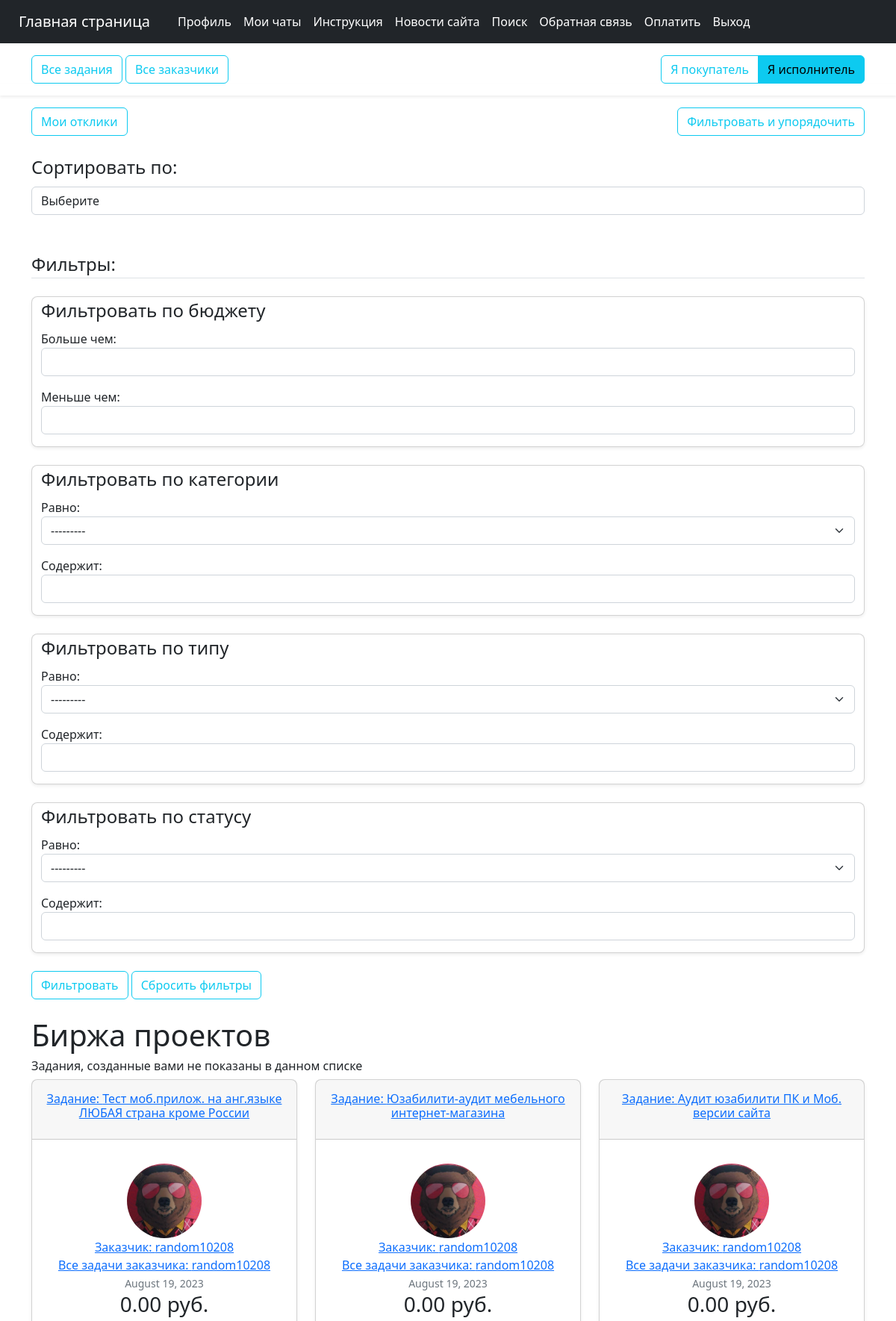
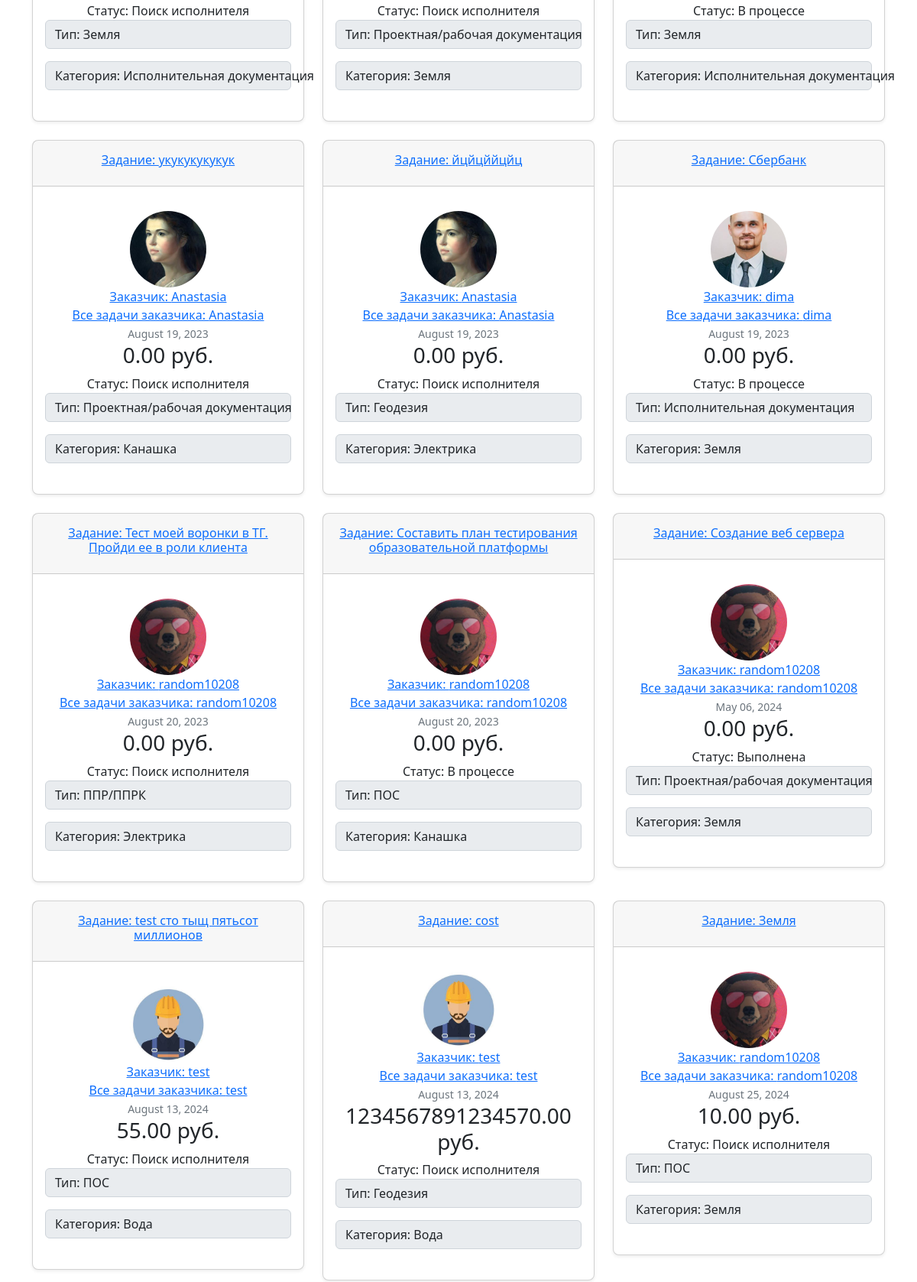
Screenshot of /filter_home (signed in, upper part) with the database file from the repository (2 pictures, top to bottom).
### searchwork/models.py (models this page shows, shortened)
class Task(models.Model):
    title = models.CharField(max_length=100)
    content = models.TextField()
    date_posted = models.DateTimeField(default=timezone.now)
    author = models.ForeignKey(User, on_delete=models.CASCADE, related_name="client_user")
    worker = models.ForeignKey(User, on_delete=models.SET_NULL, null=True, related_name="worker_user")
    status = models.CharField(max_length=200, choices=STATUS_CHOICES, default='Поиск исполнителя')
    budget = models.DecimalField(max_digits=18, decimal_places=2, default=0.00)
    type = models.CharField(max_length=200, choices=TYPE_CHOICES, null=False, default='Исполнительная документация')
    category = models.CharField(max_length=200, choices=CATEGORY_CHOICES, null=False, default='Земля')

### users/models.py (models this page shows, shortened)
class Profile(models.Model):
    user = models.OneToOneField(User, on_delete=models.CASCADE)
    image = models.ImageField(default='default.jpg', upload_to='profile_pics')

### searchwork/views.py (the view)
# urls.py: path('filter_home', TaskFilteredView.as_view(), name='filter-home'),
class TaskFilteredView(FilterView):
    model = Task
    filterset_class = TaskFilter
    template_name = 'searchwork/filter_home.html'  # Укажите ваш шаблон
    def get_queryset(self):
        queryset = super().get_queryset()
        sort_by = self.request.GET.get('sort_by')
        if sort_by:
            queryset = queryset.order_by(sort_by)
            messages.success(self.request,
                         f'Отсортировано по {sort_by}')
        return queryset

### searchwork/templates/searchwork/filter_home.html (shortened to what this page needs)
{% extends "searchwork/base_worker.html" %}
{% load crispy_forms_tags %}
{% block content %}
    <div class="d-flex justify-content-between">
            <a class="btn btn-outline-info" href="{% url 'my-offers' user.username %}">Мои отклики</a>
        <div>
            <a class="btn btn-outline-info" href="{% url 'filter-home' %}">Фильтровать и упорядочить</a>
        </div>
    </div>
<br/>
    <form method="get">
        <legend for="sort_by">Сортировать по:</legend>
        <select class="textinput form-control" name="sort_by" id="sort_by">
            <option value="">Выберите</option>
        </select>
        <br/>
        <br/>
        <legend class="border-bottom mb-4">Фильтры:</legend>
        <fieldset class="card mb-4 rounded-3 shadow-sm">
            <legend class="container">Фильтровать по бюджету</legend>
            <div class="container">
                <p>Больше чем: {{ filter.form.budget__gt }}</p>
                <p>Меньше чем: {{ filter.form.budget__lt }}</p>
            </div>
        </fieldset>
        <fieldset class="card mb-4 rounded-3 shadow-sm">
            <legend class="container">Фильтровать по категории</legend>
            <div class="container">
                <p>Равно: {{ filter.form.category }}</p>
                <p>Содержит: {{ filter.form.category__icontains }}</p>
            </div>
        </fieldset>
        <fieldset class="card mb-4 rounded-3 shadow-sm">
            <legend class="container">Фильтровать по типу</legend>
            <div class="container">
                <p>Равно: {{ filter.form.type }}</p>
                <p>Содержит: {{ filter.form.type__icontains }}</p>
            </div>
        </fieldset>
        <fieldset class="card mb-4 rounded-3 shadow-sm">
            <legend class="container">Фильтровать по статусу</legend>
            <div class="container">
                <p>Равно: {{ filter.form.status }}</p>
                <p>Содержит: {{ filter.form.status__icontains }}</p>
            </div>
        </fieldset>
        <button class="btn btn-outline-info" type="submit">Фильтровать</button>
        <a class="btn btn-outline-info" href="{% url 'worker' %}">Сбросить фильтры</a>
    </form>
<br/>
{% if filter.qs%}
            <h1>Биржа проектов</h1>
            <h6>Задания, созданные вами не показаны в данном списке</h6>
            <div class="row row-cols-1 row-cols-md-3 mb-3 text-center">
                {% for task in filter.qs %}
                    {% if task.author != user %}
                      <div class="col">
                        <div class="card mb-4 rounded-3 shadow-sm">
                          <div class="card-header py-3">
                              <a class="card-title pricing-card-title" href="{% url 'task-detail' task.id %}"><h6>Задание: {{ task.title }}</h6></a>
                          </div>
                          <div class="card-body">
                            <ul class="list-unstyled mt-3 mb-4">
                              <li>
                                  <img class="rounded-circle article-img" src="{{ task.author.profile.image.url }}" width="100" height="100" alt="аватар заказчика">
                              </li>
                                <li><a class="mr-2" href="{% url 'client-profile' task.author.client.id %}">Заказчик: {{ task.author.username }}</a></li>
                                <li><a class="mr-2" href="{% url 'user-tasks' task.author.username %}">Все задачи заказчика: {{ task.author }}</a></li>
                              <li><small class="text-muted">{{ task.date_posted|date:"F d, Y" }}</small></li>
                                <li><h3>{{ task.budget }} руб.</h3></li>
                              <li>Статус: {{ task.status }}</li>
                                <p class="input-group-text">Тип: {{ task.type }}</p>
                                <p class="input-group-text">Категория: {{ task.category }}</p>
                            </ul>
                          </div>
                        </div>
                      </div>
                    {% endif %}
                {% endfor %}
            </div>
        {% else %}
            <h2>Не найдено задач по заданным условиям.</h2>
        {% endif %}
{% endblock content %}

### rows the page displays
Task: title "Тест моб.прилож. на анг.языке ЛЮБАЯ страна кроме России", author.profile.image (picture), author.username "random10208", author "random10208", date_posted "August 19, 2023", budget "0.00", status "Поиск исполнителя", type "Земля", category "Исполнительная документация"
Task: title "Юзабилити-аудит мебельного интернет-магазина", author.profile.image (picture), author.username "random10208", author "random10208", date_posted "August 19, 2023", budget "0.00", status "Поиск исполнителя", type "Проектная/рабочая документация", category "Земля"
Task: title "Аудит юзабилити ПК и Моб. версии сайта", author.profile.image (picture), author.username "random10208", author "random10208", date_posted "August 19, 2023", budget "0.00", status "В процессе", type "Земля", category "Исполнительная документация"
Task: title "укукукукукук", author.profile.image (picture), author.username "Anastasia", author "Anastasia", date_posted "August 19, 2023", budget "0.00", status "Поиск исполнителя", type "Проектная/рабочая документация", category "Канашка"
Task: title "йцйцййцйц", author.profile.image (picture), author.username "Anastasia", author "Anastasia", date_posted "August 19, 2023", budget "0.00", status "Поиск исполнителя", type "Геодезия", category "Электрика"
Task: title "Сбербанк", author.profile.image (picture), author.username "dima", author "dima", date_posted "August 19, 2023", budget "0.00", status "В процессе", type "Исполнительная документация", category "Земля"
Task: title "Тест моей воронки в ТГ. Пройди ее в роли клиента", author.profile.image (picture), author.username "random10208", author "random10208", date_posted "August 20, 2023", budget "0.00", status "Поиск исполнителя", type "ППР/ППРК", category "Электрика"
Task: title "Составить план тестирования образовательной платформы", author.profile.image (picture), author.username "random10208", author "random10208", date_posted "August 20, 2023", budget "0.00", status "В процессе", type "ПОС", category "Канашка"
Task: title "Создание веб сервера", author.profile.image (picture), author.username "random10208", author "random10208", date_posted "May 06, 2024", budget "0.00", status "Выполнена", type "Проектная/рабочая документация", category "Земля"
Task: title "test сто тыщ пятьсот миллионов", author.profile.image (placeholder picture), author.username "test", author "test", date_posted "August 13, 2024", budget "55.00", status "Поиск исполнителя", type "ПОС", category "Вода"
Task: title "cost", author.profile.image (placeholder picture), author.username "test", author "test", date_posted "August 13, 2024", budget "1234567891234570.00", status "Поиск исполнителя", type "Геодезия", category "Вода"
Task: title "Земля", author.profile.image (picture), author.username "random10208", author "random10208", date_posted "August 25, 2024", budget "10.00", status "Поиск исполнителя", type "ПОС", category "Земля"
